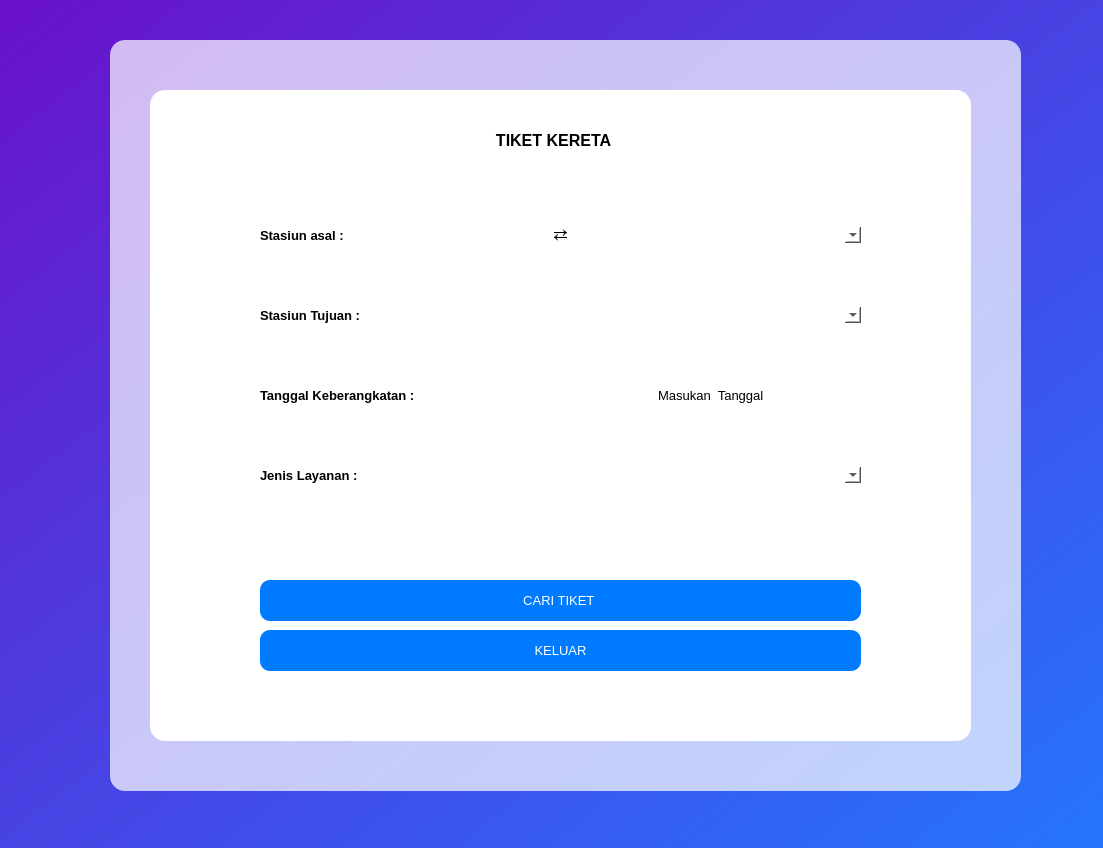
<?xml version="1.0" encoding="UTF-8"?>
<ui version="4.0">
 <class>TICKETBOOKING</class>
 <widget class="QDialog" name="TICKETBOOKING">
  <property name="geometry">
   <rect>
    <x>0</x>
    <y>0</y>
    <width>1103</width>
    <height>848</height>
   </rect>
  </property>
  <property name="windowTitle">
   <string>Dialog</string>
  </property>
  <property name="styleSheet">
   <string notr="true">background: qlineargradient(x1:0, y1:0, x2:1, y2:1, stop:0 #6a11cb, stop:1 #2575fc);
</string>
  </property>
  <widget class="QFrame" name="box_Booking">
   <property name="geometry">
    <rect>
     <x>110</x>
     <y>40</y>
     <width>911</width>
     <height>751</height>
    </rect>
   </property>
   <property name="styleSheet">
    <string notr="true">background-color: rgba(255, 255, 255, 180); /* Transparansi */
border-radius: 15px; /* Membuat sudut melengkung */
</string>
   </property>
   <property name="frameShape">
    <enum>QFrame::StyledPanel</enum>
   </property>
   <property name="frameShadow">
    <enum>QFrame::Raised</enum>
   </property>
   <widget class="QWidget" name="TicketBooking" native="true">
    <property name="geometry">
     <rect>
      <x>40</x>
      <y>50</y>
      <width>821</width>
      <height>651</height>
     </rect>
    </property>
    <property name="styleSheet">
     <string notr="true">background : white;</string>
    </property>
    <widget class="QPushButton" name="button_cari">
     <property name="geometry">
      <rect>
       <x>110</x>
       <y>490</y>
       <width>601</width>
       <height>41</height>
      </rect>
     </property>
     <property name="font">
      <font>
       <pointsize>10</pointsize>
      </font>
     </property>
     <property name="styleSheet">
      <string notr="true">QPushButton {
    background-color: #007BFF;
    color: white;
    border-radius: 10px;
    padding: 8px;
}
QPushButton:hover {
    background-color: #0056b3;
}
</string>
     </property>
     <property name="text">
      <string>CARI TIKET </string>
     </property>
    </widget>
    <widget class="QPushButton" name="button_keluar">
     <property name="geometry">
      <rect>
       <x>110</x>
       <y>540</y>
       <width>601</width>
       <height>41</height>
      </rect>
     </property>
     <property name="font">
      <font>
       <pointsize>10</pointsize>
      </font>
     </property>
     <property name="styleSheet">
      <string notr="true">QPushButton {
    background-color: #007BFF;
    color: white;
    border-radius: 10px;
    padding: 8px;
}
QPushButton:hover {
    background-color: #0056b3;
}
</string>
     </property>
     <property name="text">
      <string>KELUAR</string>
     </property>
    </widget>
    <widget class="QWidget" name="widget" native="true">
     <property name="geometry">
      <rect>
       <x>110</x>
       <y>110</y>
       <width>601</width>
       <height>71</height>
      </rect>
     </property>
     <property name="font">
      <font>
       <pointsize>15</pointsize>
      </font>
     </property>
     <layout class="QHBoxLayout" name="horizontalLayout">
      <item>
       <widget class="QLabel" name="label_asal">
        <property name="font">
         <font>
          <family>MS Shell Dlg 2</family>
          <pointsize>10</pointsize>
          <weight>75</weight>
          <bold>true</bold>
         </font>
        </property>
        <property name="text">
         <string>Stasiun asal : </string>
        </property>
       </widget>
      </item>
      <item>
       <widget class="QPushButton" name="pushButton_Swap">
        <property name="font">
         <font>
          <pointsize>13</pointsize>
         </font>
        </property>
        <property name="text">
         <string>⇄</string>
        </property>
       </widget>
      </item>
      <item>
       <widget class="QComboBox" name="combo_asal"/>
      </item>
     </layout>
    </widget>
    <widget class="QWidget" name="widget_2" native="true">
     <property name="geometry">
      <rect>
       <x>110</x>
       <y>190</y>
       <width>601</width>
       <height>71</height>
      </rect>
     </property>
     <property name="font">
      <font>
       <pointsize>15</pointsize>
      </font>
     </property>
     <layout class="QHBoxLayout" name="horizontalLayout_2">
      <item>
       <widget class="QLabel" name="label_Tujuan">
        <property name="font">
         <font>
          <family>MS Shell Dlg 2</family>
          <pointsize>10</pointsize>
          <weight>75</weight>
          <bold>true</bold>
         </font>
        </property>
        <property name="text">
         <string>Stasiun Tujuan : </string>
        </property>
       </widget>
      </item>
      <item>
       <widget class="QComboBox" name="combo_tujuan"/>
      </item>
     </layout>
    </widget>
    <widget class="QWidget" name="widget_3" native="true">
     <property name="geometry">
      <rect>
       <x>110</x>
       <y>270</y>
       <width>601</width>
       <height>71</height>
      </rect>
     </property>
     <property name="font">
      <font>
       <pointsize>15</pointsize>
      </font>
     </property>
     <layout class="QHBoxLayout" name="horizontalLayout_3">
      <item>
       <widget class="QLabel" name="label_tanggal">
        <property name="font">
         <font>
          <pointsize>10</pointsize>
          <weight>75</weight>
          <bold>true</bold>
         </font>
        </property>
        <property name="text">
         <string>Tanggal Keberangkatan :</string>
        </property>
       </widget>
      </item>
      <item>
       <widget class="QPushButton" name="button_tanggal">
        <property name="font">
         <font>
          <pointsize>10</pointsize>
         </font>
        </property>
        <property name="text">
         <string>Masukan  Tanggal </string>
        </property>
       </widget>
      </item>
     </layout>
    </widget>
    <widget class="QWidget" name="widget_4" native="true">
     <property name="geometry">
      <rect>
       <x>110</x>
       <y>350</y>
       <width>601</width>
       <height>71</height>
      </rect>
     </property>
     <property name="font">
      <font>
       <pointsize>15</pointsize>
      </font>
     </property>
     <layout class="QHBoxLayout" name="horizontalLayout_4">
      <item>
       <widget class="QLabel" name="label_layanan">
        <property name="font">
         <font>
          <family>MS Shell Dlg 2</family>
          <pointsize>10</pointsize>
          <weight>75</weight>
          <bold>true</bold>
         </font>
        </property>
        <property name="text">
         <string>Jenis Layanan : </string>
        </property>
       </widget>
      </item>
      <item>
       <widget class="QPushButton" name="pushButton_Tanggal_2">
        <property name="font">
         <font>
          <pointsize>16</pointsize>
         </font>
        </property>
        <property name="text">
         <string/>
        </property>
       </widget>
      </item>
      <item>
       <widget class="QComboBox" name="combo_layanan"/>
      </item>
     </layout>
    </widget>
    <widget class="QLabel" name="label">
     <property name="geometry">
      <rect>
       <x>280</x>
       <y>40</y>
       <width>251</width>
       <height>20</height>
      </rect>
     </property>
     <property name="font">
      <font>
       <pointsize>12</pointsize>
       <weight>75</weight>
       <bold>true</bold>
      </font>
     </property>
     <property name="text">
      <string>TIKET KERETA </string>
     </property>
     <property name="alignment">
      <set>Qt::AlignCenter</set>
     </property>
    </widget>
   </widget>
  </widget>
 </widget>
 <resources/>
 <connections/>
</ui>
